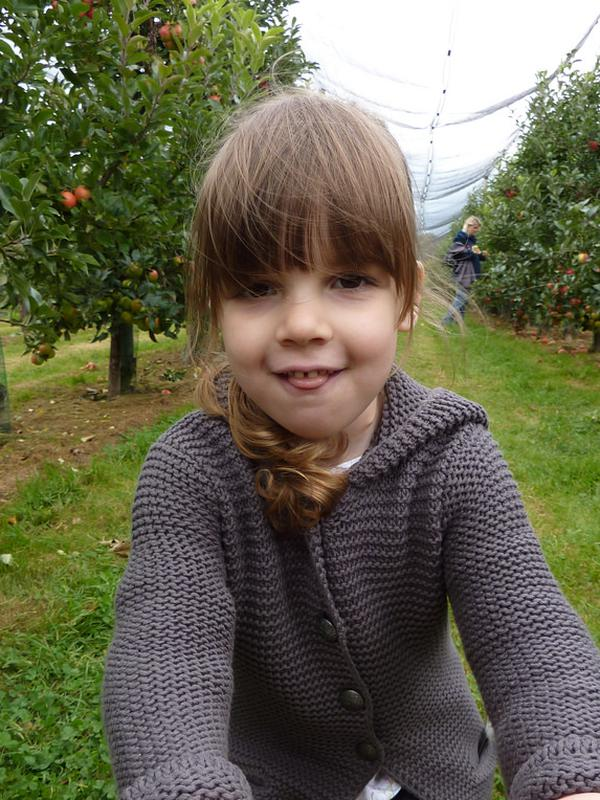
%> input picture dataset2/1803231608-00000265.jpg, 600 x 800 px
$ octave edge_separation_green_last.m   (GNU Octave 9; MATLAB toolbox functions it lacks are replaced by stand-ins)
%> lines starting %> are read from the running program, lines starting %| are printed output that depends on the picture; in (x1, y1, x2, y2) boxes, pixels count from 0 and x2, y2 are one past the last pixel; in counts of white or black regions, pixels touching at a corner belong together; the program's own positions count from 1
clc; close all; clear;

% List of image filenames
imageFiles = {'1803231608-00000265.jpg', '1803242036-00000059.jpg', '1803191139-00001033.jpg', '1803191139-00000036.jpg', '1803241220-00000379.jpg', '1803241220-00000455.jpg', '1803242348-00000223.jpg', '1803242348-00000303.jpg', '1803290249-00000352.jpg', '1803241944-00000092.jpg', '1803241944-00000180.jpg', '1803241944-00000241.jpg', '1803290249-00000142.jpg', '1803241944-00000549.jpg', '1803261700-00000010.jpg', '1803261700-00000240.jpg', '1803261700-00000348.jpg', '1803290249-00000131.jpg', '1803290100-00000210.jpg', '1803290100-00000343.jpg'};
% Number of images
numImages = length(imageFiles);

% Create a Viola-Jones detector object for face detection
faceDetector = vision.CascadeObjectDetector();

figure;
set(gcf, 'Position', [100, 100, 1200, 800]); % Adjust figure size for better layout
% Counter to track the subplot index
subplotIdx = 1;

% Loop through each image, detect face, apply skin segmentation, and display
for i = 1:numImages
    % Read the current image
    img = imread(imageFiles{i});
%> img is the input picture: size 800x600x3 uint8; mean R, G, B 102.9, 101.8, 78.8

    % Detect faces in the image
    bboxFace = step(faceDetector, img);  % Returns upper left corner and size of bounding box
%> bboxFace = [198 207 216 216]

    % Apply non-maxima suppression: keep only the largest face
    if ~isempty(bboxFace)
        % Compute the area of each bounding box and find the largest
        areas = bboxFace(:, 3) .* bboxFace(:, 4); % Width * Height
%> areas = 46656
        [~, maxIndex] = max(areas);
%> maxIndex = 1
        bboxFace = bboxFace(maxIndex, :); % Keep only the largest face

        % Further crop into the face region by zooming in 84%
        zoomFactor = 0.84;  % Zooming factor
        centerX = bboxFace(1) + bboxFace(3) / 2;  % Center X coordinate of the bounding box
%> centerX = 306
        centerY = bboxFace(2) + bboxFace(4) / 2;  % Center Y coordinate of the bounding box
%> centerY = 315

        % Calculate new width and height
        newWidth = bboxFace(3) * zoomFactor;
%> newWidth = 181.4
        newHeight = bboxFace(4) * zoomFactor;
%> newHeight = 181.4

        % Calculate new top-left corner of the bounding box for cropping
        newX = centerX - newWidth / 2;
%> newX = 215.3
        newY = centerY - newHeight / 2;
%> newY = 224.3

        % Ensure the new bounding box is within image boundaries
        newX = max(1, newX);
        newY = max(1, newY);
        newWidth = min(newWidth, size(img, 2) - newX);
        newHeight = min(newHeight, size(img, 1) - newY);

        % Create the new bounding box for cropping
        newBbox = [newX, newY, newWidth, newHeight];
%> newBbox = [215.3 224.3 181.4 181.4]

        % Crop the new face region
        faceRegion = imcrop(img, newBbox);

        %% Skin Segmentation Using Face Region Histograms

        % Convert the face region and original image to HSV and RGB color spaces
        hsvFace = rgb2hsv(faceRegion);
%> hsvFace: size 183x183x3 double; mean H, S, V 0.0706, 0.432, 0.491
        hsvImg = rgb2hsv(img);
%> hsvImg: size 800x600x3 double; mean H, S, V 0.352, 0.359, 0.431
        rgbImg = img;

        % Extract Red channel from RGB and Hue from HSV (Face Region)
        redChannelFace = faceRegion(:,:,1);
        hueChannelFace = hsvFace(:,:,1);
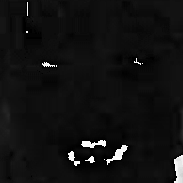
%> hueChannelFace: size 183x183 double; min 0, max 0.998, mean 0.0706

        % Create histograms of the skin pixels (Face Region)
        histRed = histcounts(redChannelFace, 256, 'Normalization', 'probability');
%> histRed = 256 values, max 0.00744 at index 42, min 0 at index 13, mean 0.00391
        histHue = histcounts(hueChannelFace, 256, 'Normalization', 'probability');
%> histHue = 256 values, max 0.147 at index 16, min 0 at index 41, mean 0.00391

        % Apply backprojection to the entire original image
        redChannelImg = rgbImg(:,:,1);
        hueChannelImg = hsvImg(:,:,1);

        % Backproject the histograms onto the entire original image
        probabilityRed = histRed(double(redChannelImg) + 1);  % Red channel backprojection

        % Convert the hue values of the entire image to indices in the range [1, 256]
        hueIndicesImg = round(hueChannelImg * 255) + 1;

        % Ensure the indices are within the valid range [1, 256]
        hueIndicesImg = max(1, min(256, hueIndicesImg));

        % Backproject the histogram onto the hue channel of the entire image
        probabilityHue = histHue(hueIndicesImg);

        % Combine the probabilities for the entire image
        skinProbability = probabilityHue .* probabilityRed;

        % Threshold the probability to segment the skin
        skinThreshold = 1E-4;  % Adjust this value as necessary
        skinSegment = skinProbability > skinThreshold;
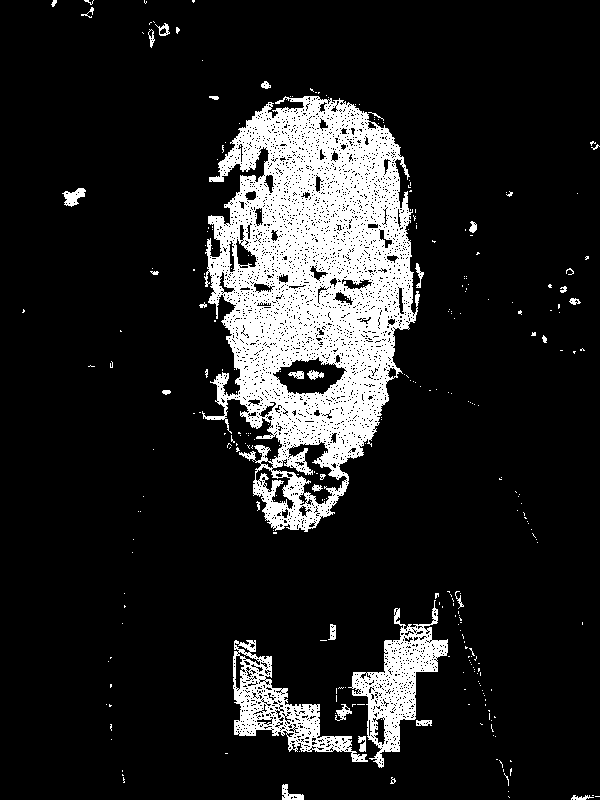
%> skinSegment: size 800x600 logical; 13.5% white; 289 white regions (256 under 20 px), largest, box (x1, y1, x2, y2) and area: (202, 96, 420, 532) 52395, (348, 600, 448, 768) 5307, (233, 640, 368, 762) 4597

        % Calculate the mean and standard deviation of the hue/sat/val values within the face region
        meanHue = mean(hueChannelFace(:));
%> meanHue = 0.0706
        stdHue = std(hueChannelFace(:));
%> stdHue = 0.126

        % Define adaptive thresholds for the hue channel
        hueMin = max(0, meanHue - 0.75 * stdHue); % Lower bound for hue
%> hueMin = 0
        hueMax = min(1, meanHue + 0.75 * stdHue); % Upper bound for hue
%> hueMax = 0.165

        satChannelFace = hsvFace(:,:,2);
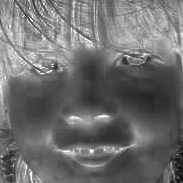
%> satChannelFace: size 183x183 double; min 0.0714, max 1, mean 0.432

        meanSat = mean(satChannelFace(:));
%> meanSat = 0.432
        stdSat = std(satChannelFace(:));
%> stdSat = 0.166

        % Define adaptive thresholds for the sat channel
        saturationMin = max(0, meanSat - 1.25 * stdSat); % Lower bound for sat
%> saturationMin = 0.225
        saturationMax = min(1, meanSat + 1.25 * stdSat); % Upper bound for sat
%> saturationMax = 0.639

        valChannelFace = hsvFace(:,:,3);

        meanVal = mean(valChannelFace(:));
%> meanVal = 0.491
        stdVal = std(valChannelFace(:));
%> stdVal = 0.235

        % Define adaptive thresholds for the val channel
        valueMin = max(0, meanVal - 1.5 * stdVal); % Lower bound for val
%> valueMin = 0.138
        valueMax = min(1, meanVal + 1.5 * stdVal); % Upper bound for val
%> valueMax = 0.844

        % Extract the HSV channels of the original image
        hueChannel = hsvImg(:, :, 1);
        saturationChannel = hsvImg(:, :, 2);
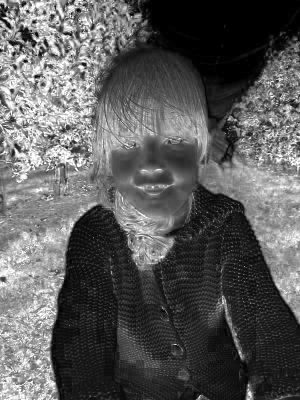
%> saturationChannel: size 800x600 double (shown at 1/2 size); min 0, max 1, mean 0.359
        valueChannel = hsvImg(:, :, 3);
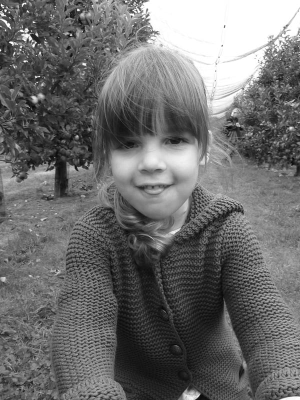
%> valueChannel: size 800x600 double (shown at 1/2 size); min 0, max 1, mean 0.431

        % Apply the thresholds only within the skinSegment mask
        hueMask = (hueChannel >= hueMin) & (hueChannel <= hueMax) & skinSegment;
        saturationMask = (saturationChannel >= saturationMin) & (saturationChannel <= saturationMax) & skinSegment;
%> saturationMask: size 800x600 logical; 8.8% white; 693 white regions (640 under 20 px), largest, box (x1, y1, x2, y2) and area: (213, 128, 420, 469) 33449, (236, 654, 320, 746) 2338, (267, 503, 321, 532) 502
        valueMask = (valueChannel >= valueMin) & (valueChannel <= valueMax) & skinSegment;
%> valueMask: size 800x600 logical; 11% white; 426 white regions (381 under 20 px), largest, box (x1, y1, x2, y2) and area: (204, 96, 420, 532) 47583, (378, 639, 448, 728) 1220, (370, 726, 400, 753) 256

        % Combine the masks with the original skinSegment mask
        thresholdedSkinMask = hueMask & saturationMask & valueMask;
%> thresholdedSkinMask: size 800x600 logical; 7.7% white; 388 white regions (340 under 20 px), largest, box (x1, y1, x2, y2) and area: (213, 128, 420, 469) 32297, (210, 372, 239, 414) 312, (253, 473, 284, 509) 281

        % Morphological Operations to Refine the Skin Segment (on thresholded mask)
        se = strel('disk', 9); % A disk-shaped structuring element with a radius of 5 pixels
        closedSkinMask = imclose(thresholdedSkinMask, se);
%> closedSkinMask: size 800x600 logical; 12.7% white; 41 white regions (22 under 20 px), largest, box (x1, y1, x2, y2) and area: (205, 127, 424, 532) 59957, (148, 22, 180, 48) 349, (62, 188, 86, 201) 133
        filledSkinMask = imfill(closedSkinMask, 'holes');
%> filledSkinMask: size 800x600 logical; 13.4% white; 41 white regions (22 under 20 px), largest, box (x1, y1, x2, y2) and area: (205, 127, 424, 532) 62915, (148, 22, 180, 48) 349, (62, 188, 86, 201) 133
        openedSkinMask = imopen(filledSkinMask, se);
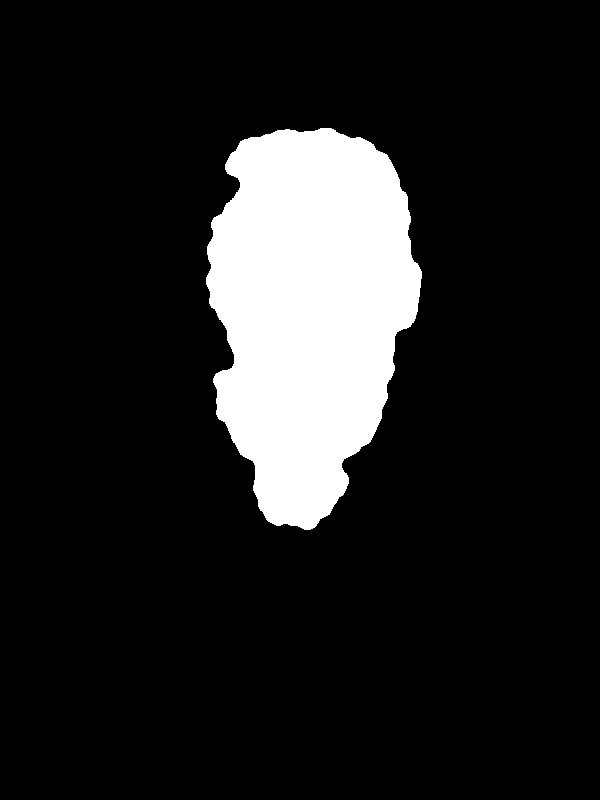
%> openedSkinMask: size 800x600 logical; 13% white; 1 white region, box (x1, y1, x2, y2) and area: (206, 128, 422, 530) 62382

        % Keep only the largest connected white region
        connectedComponents = bwconncomp(openedSkinMask);
%> connectedComponents = 1 connected component
        numPixels = cellfun(@numel, connectedComponents.PixelIdxList);
%> numPixels = 62382
        [~, largestIdx] = max(numPixels);
%> largestIdx = 1
        largestRegionMask = false(size(openedSkinMask));
        largestRegionMask(connectedComponents.PixelIdxList{largestIdx}) = true;


        %% Hair Segmentation

        % Load Viola-Jones detector for mouth detection
        mouthDetector = vision.CascadeObjectDetector('Mouth', 'MergeThreshold', 16);

        % Convert to HSV color space
        hsvImg = rgb2hsv(img);
        vChannel = hsvImg(:,:,3); % Value (brightness)
        hChannel = hsvImg(:,:,1); % Hue
        sChannel = hsvImg(:,:,2);

        % Threshold for potential hair region using Value channel
        hairMaskV = vChannel < 0.25; % Threshold for darker regions
%> hairMaskV: size 800x600 logical; 25.5% white; 2553 white regions (2329 under 20 px), largest, box (x1, y1, x2, y2) and area: (179, 412, 527, 800) 67652, (0, 190, 192, 395) 13381, (195, 207, 282, 322) 5403
        hairMask = hairMaskV & (hChannel < 0.2 | hChannel > 0.6);
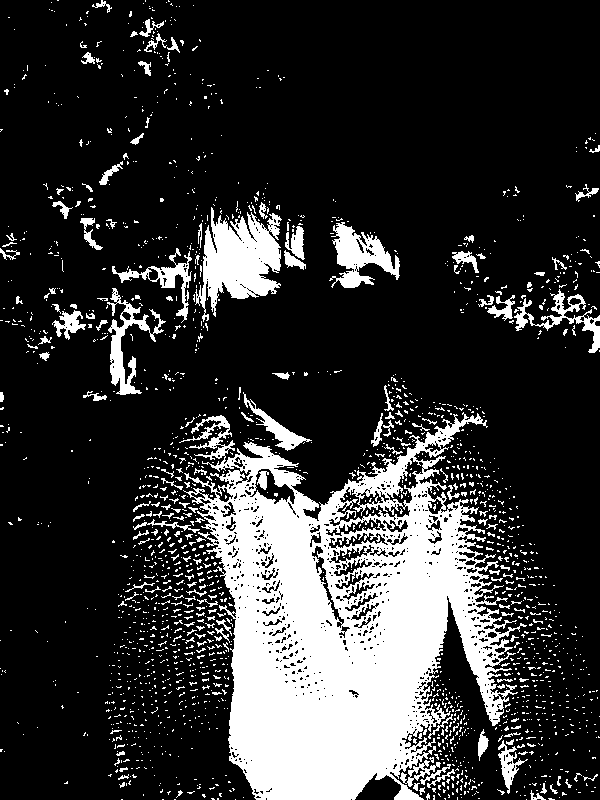
%> hairMask: size 800x600 logical; 20.2% white; 1910 white regions (1746 under 20 px), largest, box (x1, y1, x2, y2) and area: (179, 412, 527, 800) 67629, (195, 207, 282, 322) 5403, (329, 222, 400, 288) 2174

        % Detect mouth region using Viola-Jones
%> (the run ends here)

$ run again, with dataset2/1803191139-00000004.jpg copied over dataset2/1803231608-00000265.jpg
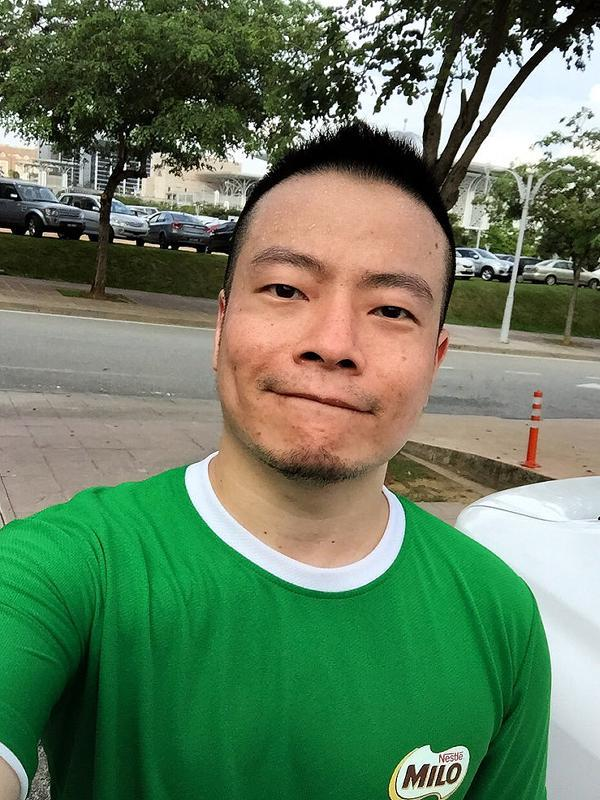
%> input picture dataset2/1803191139-00000004.jpg, 600 x 800 px
%> img is the input picture: size 800x600x3 uint8; mean R, G, B 100.1, 124, 94.4
%> bboxFace = [209 189 268 268]
%> areas = 71824
%> maxIndex = 1
%> centerX = 343
%> centerY = 323
%> newWidth = 225.1
%> newX = 230.4
%> newY = 210.4
%> newBbox = [230.4 210.4 225.1 225.1]
%> hsvFace: size 227x227x3 double; mean H, S, V 0.0663, 0.427, 0.726
%> hsvImg: size 800x600x3 double; mean H, S, V 0.275, 0.469, 0.525
%> histRed = 256 values, max 0.0153 at index 225, min 0.000349 at index 29, mean 0.00391
%> histHue = 256 values, max 0.184 at index 14, min 0 at index 39, mean 0.00391
%> `skinSegment = skinProbability > skinThreshold;`:
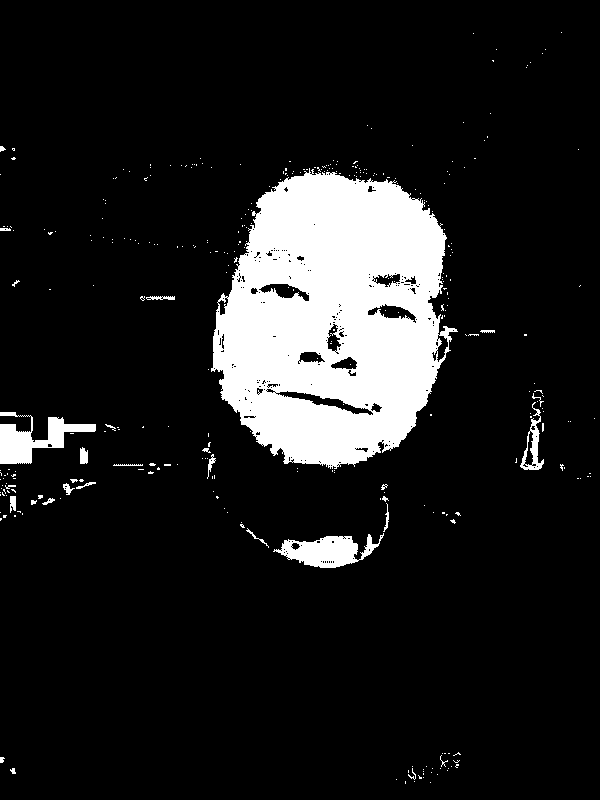
%> skinSegment: size 800x600 logical; 12% white; 338 white regions (308 under 20 px), largest, box (x1, y1, x2, y2) and area: (211, 168, 458, 469) 51198, (0, 412, 96, 464) 2115, (273, 533, 384, 568) 2005
%> meanHue = 0.0663
%> stdHue = 0.0804
%> hueMin = 0.006
%> hueMax = 0.127
%> meanSat = 0.427
%> stdSat = 0.136
%> saturationMin = 0.256
%> saturationMax = 0.597
%> meanVal = 0.726
%> stdVal = 0.201
%> valueMin = 0.425
%> valueMax = 1
%> hueMask: size 800x600 logical; 12% white; 335 white regions (305 under 20 px), largest, box (x1, y1, x2, y2) and area: (211, 168, 458, 469) 51198, (0, 412, 96, 464) 2115, (273, 533, 384, 568) 2004
%> saturationMask: size 800x600 logical; 10.9% white; 151 white regions (144 under 20 px), largest, box (x1, y1, x2, y2) and area: (213, 169, 449, 469) 49850, (278, 536, 358, 566) 1609, (520, 430, 544, 470) 221
%> valueMask: size 800x600 logical; 11.8% white; 192 white regions (168 under 20 px), largest, box (x1, y1, x2, y2) and area: (211, 172, 458, 467) 50429, (0, 412, 96, 464) 2115, (273, 533, 384, 568) 2005
%> thresholdedSkinMask: size 800x600 logical; 10.8% white; 82 white regions (74 under 20 px), largest, box (x1, y1, x2, y2) and area: (213, 172, 449, 467) 49445, (278, 536, 358, 566) 1609, (520, 430, 544, 470) 140
%> closedSkinMask: size 800x600 logical; 12.1% white; 14 white regions (9 under 20 px), largest, box (x1, y1, x2, y2) and area: (213, 168, 449, 467) 54709, (278, 496, 388, 566) 2110, (520, 390, 544, 470) 919, (0, 148, 15, 160) 78, (208, 458, 216, 479) 78
%> openedSkinMask: size 800x600 logical; 11.8% white; 3 white regions, box (x1, y1, x2, y2) and area: (214, 170, 449, 466) 54591, (284, 536, 361, 566) 1701, (522, 450, 541, 470) 300
%> connectedComponents = 3 connected components
%> numPixels = [54591 1701 300]
%> largestIdx = 1
%> largestRegionMask: size 800x600 logical; 11.4% white; 1 white region, box (x1, y1, x2, y2) and area: (214, 170, 449, 466) 54591
%> hairMaskV: size 800x600 logical; 18.5% white; 1348 white regions (1265 under 20 px), largest, box (x1, y1, x2, y2) and area: (0, 0, 600, 337) 60078, (17, 622, 112, 800) 8544, (530, 208, 600, 282) 2615
%> `hairMask = hairMaskV & (hChannel < 0.2 | hChannel > 0.6);`:
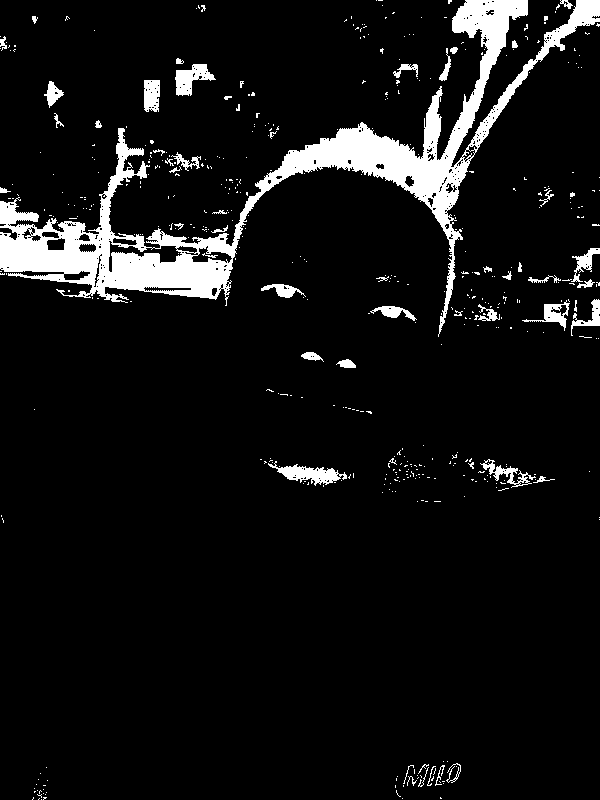
%> hairMask: size 800x600 logical; 7.4% white; 484 white regions (430 under 20 px), largest, box (x1, y1, x2, y2) and area: (0, 0, 600, 337) 27803, (268, 461, 347, 486) 805, (175, 64, 216, 96) 672
